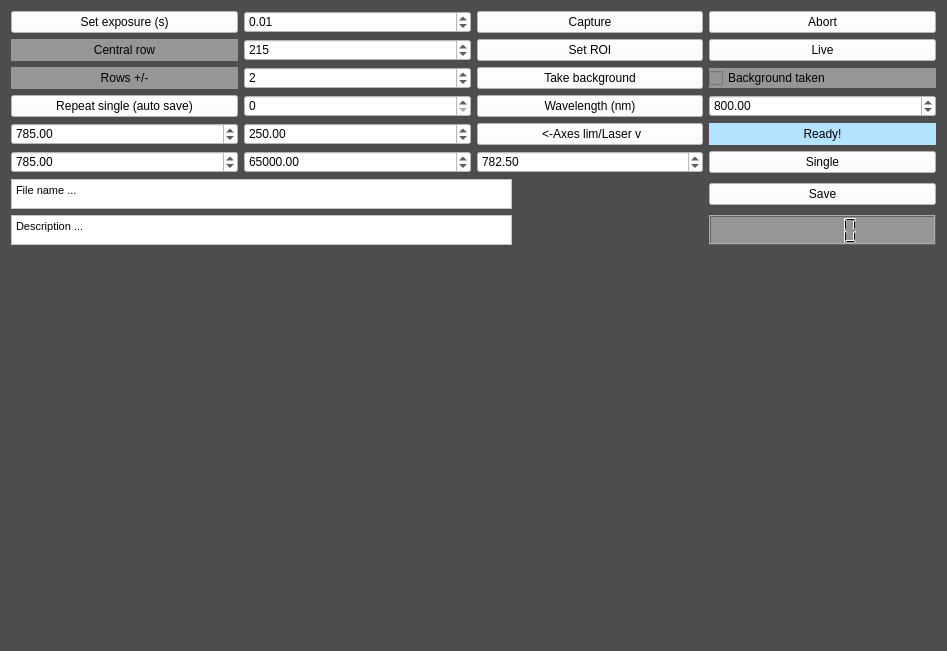
<?xml version="1.0" encoding="UTF-8"?>
<ui version="4.0">
 <class>RamanSpectrometer</class>
 <widget class="QWidget" name="RamanSpectrometer">
  <property name="geometry">
   <rect>
    <x>0</x>
    <y>0</y>
    <width>947</width>
    <height>651</height>
   </rect>
  </property>
  <property name="sizePolicy">
   <sizepolicy hsizetype="Preferred" vsizetype="Preferred">
    <horstretch>0</horstretch>
    <verstretch>0</verstretch>
   </sizepolicy>
  </property>
  <property name="windowTitle">
   <string>Raman spectrometer</string>
  </property>
  <property name="styleSheet">
   <string notr="true">selection-color: rgb(170, 170, 255);
background-color: rgb(77, 77, 77);</string>
  </property>
  <layout class="QVBoxLayout" name="verticalLayout_2">
   <item>
    <layout class="QVBoxLayout" name="verticalLayout">
     <item>
      <layout class="QGridLayout" name="gridLayout_2">
       <item row="5" column="2">
        <widget class="QDoubleSpinBox" name="LaserWavelength_value">
         <property name="styleSheet">
          <string notr="true">background-color: rgb(255, 255, 255);</string>
         </property>
         <property name="maximum">
          <double>100000.000000000000000</double>
         </property>
         <property name="singleStep">
          <double>1.000000000000000</double>
         </property>
         <property name="value">
          <double>782.500000000000000</double>
         </property>
        </widget>
       </item>
       <item row="5" column="1">
        <widget class="QDoubleSpinBox" name="YLim2_box">
         <property name="styleSheet">
          <string notr="true">background-color: rgb(255, 255, 255);</string>
         </property>
         <property name="minimum">
          <double>-10000.000000000000000</double>
         </property>
         <property name="maximum">
          <double>100000.000000000000000</double>
         </property>
         <property name="value">
          <double>65000.000000000000000</double>
         </property>
        </widget>
       </item>
       <item row="4" column="1">
        <widget class="QDoubleSpinBox" name="YLim1_box">
         <property name="styleSheet">
          <string notr="true">background-color: rgb(255, 255, 255);</string>
         </property>
         <property name="minimum">
          <double>-10000.000000000000000</double>
         </property>
         <property name="maximum">
          <double>100000.000000000000000</double>
         </property>
         <property name="value">
          <double>250.000000000000000</double>
         </property>
        </widget>
       </item>
       <item row="4" column="2">
        <widget class="QPushButton" name="SetLim_button">
         <property name="styleSheet">
          <string notr="true">background-color: rgb(255, 255, 255);</string>
         </property>
         <property name="text">
          <string> &lt;-Axes lim/Laser v</string>
         </property>
        </widget>
       </item>
       <item row="1" column="2">
        <widget class="QPushButton" name="SetROI_button">
         <property name="styleSheet">
          <string notr="true">background-color: rgb(255, 255, 255);</string>
         </property>
         <property name="text">
          <string>Set ROI</string>
         </property>
        </widget>
       </item>
       <item row="5" column="0">
        <widget class="QDoubleSpinBox" name="XLim2_box">
         <property name="styleSheet">
          <string notr="true">background-color: rgb(255, 255, 255);</string>
         </property>
         <property name="minimum">
          <double>-10000000000.000000000000000</double>
         </property>
         <property name="maximum">
          <double>1000000000.000000000000000</double>
         </property>
         <property name="value">
          <double>785.000000000000000</double>
         </property>
        </widget>
       </item>
       <item row="1" column="3">
        <widget class="QPushButton" name="Live_button">
         <property name="styleSheet">
          <string notr="true">background-color: rgb(255, 255, 255);</string>
         </property>
         <property name="text">
          <string>Live</string>
         </property>
        </widget>
       </item>
       <item row="3" column="1">
        <widget class="QSpinBox" name="Repeat_box">
         <property name="styleSheet">
          <string notr="true">background-color: rgb(255, 255, 255);</string>
         </property>
         <property name="maximum">
          <number>1000</number>
         </property>
        </widget>
       </item>
       <item row="4" column="0">
        <widget class="QDoubleSpinBox" name="XLim1_box">
         <property name="styleSheet">
          <string notr="true">background-color: rgb(255, 255, 255);</string>
         </property>
         <property name="minimum">
          <double>-1000000000.000000000000000</double>
         </property>
         <property name="maximum">
          <double>10000000000.000000000000000</double>
         </property>
         <property name="value">
          <double>785.000000000000000</double>
         </property>
        </widget>
       </item>
       <item row="3" column="0">
        <widget class="QPushButton" name="Repeat_button">
         <property name="styleSheet">
          <string notr="true">background-color: rgb(255, 255, 255);</string>
         </property>
         <property name="text">
          <string>Repeat single (auto save)</string>
         </property>
        </widget>
       </item>
       <item row="0" column="0">
        <widget class="QPushButton" name="Exposure_button">
         <property name="styleSheet">
          <string notr="true">background-color: rgb(255, 255, 255);</string>
         </property>
         <property name="text">
          <string>Set exposure (s)</string>
         </property>
        </widget>
       </item>
       <item row="0" column="1">
        <widget class="QDoubleSpinBox" name="Exposure_box">
         <property name="styleSheet">
          <string notr="true">background-color: rgb(255, 255, 255);</string>
         </property>
         <property name="maximum">
          <double>1000.000000000000000</double>
         </property>
         <property name="singleStep">
          <double>1.000000000000000</double>
         </property>
         <property name="value">
          <double>0.010000000000000</double>
         </property>
        </widget>
       </item>
       <item row="9" column="0" colspan="3">
        <widget class="QTextEdit" name="Description_text">
         <property name="sizePolicy">
          <sizepolicy hsizetype="Fixed" vsizetype="Fixed">
           <horstretch>0</horstretch>
           <verstretch>0</verstretch>
          </sizepolicy>
         </property>
         <property name="maximumSize">
          <size>
           <width>501</width>
           <height>30</height>
          </size>
         </property>
         <property name="styleSheet">
          <string notr="true">background-color: rgb(255, 255, 255);</string>
         </property>
         <property name="html">
          <string>&lt;!DOCTYPE HTML PUBLIC &quot;-//W3C//DTD HTML 4.0//EN&quot; &quot;http://www.w3.org/TR/REC-html40/strict.dtd&quot;&gt;
&lt;html&gt;&lt;head&gt;&lt;meta name=&quot;qrichtext&quot; content=&quot;1&quot; /&gt;&lt;style type=&quot;text/css&quot;&gt;
p, li { white-space: pre-wrap; }
&lt;/style&gt;&lt;/head&gt;&lt;body style=&quot; font-family:'MS Shell Dlg 2'; font-size:8.25pt; font-weight:400; font-style:normal;&quot;&gt;
&lt;p style=&quot; margin-top:0px; margin-bottom:0px; margin-left:0px; margin-right:0px; -qt-block-indent:0; text-indent:0px;&quot;&gt;&lt;span style=&quot; font-size:8pt;&quot;&gt;Description ...&lt;/span&gt;&lt;/p&gt;&lt;/body&gt;&lt;/html&gt;</string>
         </property>
        </widget>
       </item>
       <item row="7" column="0" colspan="3">
        <widget class="QTextEdit" name="Filename_text">
         <property name="sizePolicy">
          <sizepolicy hsizetype="Fixed" vsizetype="Fixed">
           <horstretch>0</horstretch>
           <verstretch>0</verstretch>
          </sizepolicy>
         </property>
         <property name="maximumSize">
          <size>
           <width>501</width>
           <height>30</height>
          </size>
         </property>
         <property name="styleSheet">
          <string notr="true">background-color: rgb(255, 255, 255);</string>
         </property>
         <property name="html">
          <string>&lt;!DOCTYPE HTML PUBLIC &quot;-//W3C//DTD HTML 4.0//EN&quot; &quot;http://www.w3.org/TR/REC-html40/strict.dtd&quot;&gt;
&lt;html&gt;&lt;head&gt;&lt;meta name=&quot;qrichtext&quot; content=&quot;1&quot; /&gt;&lt;style type=&quot;text/css&quot;&gt;
p, li { white-space: pre-wrap; }
&lt;/style&gt;&lt;/head&gt;&lt;body style=&quot; font-family:'MS Shell Dlg 2'; font-size:8.25pt; font-weight:400; font-style:normal;&quot;&gt;
&lt;p style=&quot; margin-top:0px; margin-bottom:0px; margin-left:0px; margin-right:0px; -qt-block-indent:0; text-indent:0px;&quot;&gt;&lt;span style=&quot; font-size:8pt;&quot;&gt;File name ...&lt;/span&gt;&lt;/p&gt;&lt;/body&gt;&lt;/html&gt;</string>
         </property>
        </widget>
       </item>
       <item row="2" column="2">
        <widget class="QPushButton" name="Background_button">
         <property name="styleSheet">
          <string notr="true">background-color: rgb(255, 255, 255);</string>
         </property>
         <property name="text">
          <string>Take background</string>
         </property>
        </widget>
       </item>
       <item row="0" column="3">
        <widget class="QPushButton" name="Abort_button">
         <property name="styleSheet">
          <string notr="true">background-color: rgb(255, 255, 255);</string>
         </property>
         <property name="text">
          <string>Abort</string>
         </property>
        </widget>
       </item>
       <item row="0" column="2">
        <widget class="QPushButton" name="Capture_button">
         <property name="styleSheet">
          <string notr="true">background-color: rgb(255, 255, 255);</string>
         </property>
         <property name="text">
          <string>Capture</string>
         </property>
        </widget>
       </item>
       <item row="1" column="1">
        <widget class="QSpinBox" name="Centralrow_box">
         <property name="styleSheet">
          <string notr="true">background-color: rgb(255, 255, 255);</string>
         </property>
         <property name="maximum">
          <number>10000</number>
         </property>
         <property name="value">
          <number>215</number>
         </property>
        </widget>
       </item>
       <item row="2" column="0">
        <widget class="QLabel" name="label_2">
         <property name="styleSheet">
          <string notr="true">background-color: rgb(150, 150, 150);</string>
         </property>
         <property name="text">
          <string>Rows +/-</string>
         </property>
         <property name="alignment">
          <set>Qt::AlignCenter</set>
         </property>
        </widget>
       </item>
       <item row="9" column="3">
        <widget class="QLCDNumber" name="Temperature_display">
         <property name="styleSheet">
          <string notr="true">background-color: rgb(150, 150, 150);</string>
         </property>
        </widget>
       </item>
       <item row="5" column="3">
        <widget class="QPushButton" name="Readmode_button">
         <property name="styleSheet">
          <string notr="true">background-color: rgb(255, 255, 255);</string>
         </property>
         <property name="text">
          <string>Single</string>
         </property>
        </widget>
       </item>
       <item row="4" column="3">
        <widget class="QLabel" name="Camerastate_output">
         <property name="styleSheet">
          <string notr="true">background-color: rgb(180, 227, 255);
</string>
         </property>
         <property name="text">
          <string>Ready!</string>
         </property>
         <property name="alignment">
          <set>Qt::AlignCenter</set>
         </property>
        </widget>
       </item>
       <item row="7" column="3">
        <widget class="QPushButton" name="Save_button">
         <property name="styleSheet">
          <string notr="true">background-color: rgb(255, 255, 255);</string>
         </property>
         <property name="text">
          <string>Save</string>
         </property>
        </widget>
       </item>
       <item row="3" column="2">
        <widget class="QPushButton" name="Centralwavelength_button">
         <property name="styleSheet">
          <string notr="true">background-color: rgb(255, 255, 255);</string>
         </property>
         <property name="text">
          <string>Wavelength (nm)</string>
         </property>
        </widget>
       </item>
       <item row="2" column="1">
        <widget class="QSpinBox" name="Rows_box">
         <property name="styleSheet">
          <string notr="true">background-color: rgb(255, 255, 255);</string>
         </property>
         <property name="maximum">
          <number>10000</number>
         </property>
         <property name="value">
          <number>2</number>
         </property>
        </widget>
       </item>
       <item row="3" column="3">
        <widget class="QDoubleSpinBox" name="Centralwavelength_box">
         <property name="styleSheet">
          <string notr="true">background-color: rgb(255, 255, 255);</string>
         </property>
         <property name="maximum">
          <double>10000.000000000000000</double>
         </property>
         <property name="value">
          <double>800.000000000000000</double>
         </property>
        </widget>
       </item>
       <item row="2" column="3">
        <widget class="QCheckBox" name="Background_checkBox">
         <property name="styleSheet">
          <string notr="true">background-color: rgb(150, 150, 150);</string>
         </property>
         <property name="text">
          <string>Background taken</string>
         </property>
        </widget>
       </item>
       <item row="1" column="0">
        <widget class="QLabel" name="label">
         <property name="layoutDirection">
          <enum>Qt::LeftToRight</enum>
         </property>
         <property name="styleSheet">
          <string notr="true">background-color: rgb(150, 150, 150);</string>
         </property>
         <property name="text">
          <string>Central row</string>
         </property>
         <property name="alignment">
          <set>Qt::AlignCenter</set>
         </property>
        </widget>
       </item>
      </layout>
     </item>
     <item>
      <layout class="QGridLayout" name="gridLayout">
       <item row="1" column="0">
        <widget class="mplwidgetRaman" name="Spectra_display" native="true">
         <property name="sizePolicy">
          <sizepolicy hsizetype="Preferred" vsizetype="Preferred">
           <horstretch>0</horstretch>
           <verstretch>0</verstretch>
          </sizepolicy>
         </property>
         <property name="autoFillBackground">
          <bool>false</bool>
         </property>
        </widget>
       </item>
      </layout>
     </item>
    </layout>
   </item>
  </layout>
 </widget>
 <customwidgets>
  <customwidget>
   <class>mplwidgetRaman</class>
   <extends>QWidget</extends>
   <header>mplwidgetRaman.h</header>
   <container>1</container>
  </customwidget>
 </customwidgets>
 <resources/>
 <connections/>
</ui>
